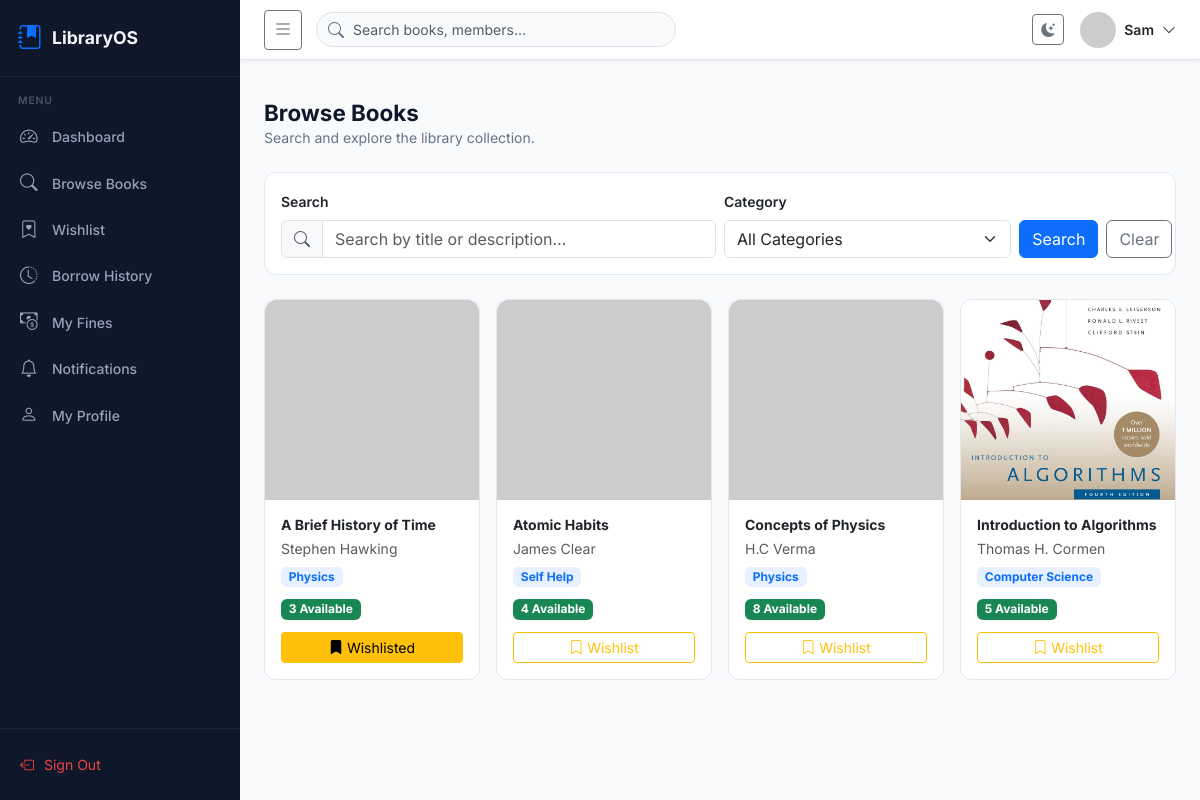
The app's page /student/books (signed in) with its own data.
### models/core.py (models this page shows, shortened)
class User(db.Model, UserMixin):
    __tablename__ = "users"
    id             = db.Column(db.Integer, primary_key=True)
    full_name      = db.Column(db.String(120), nullable=False)
    email          = db.Column(db.String(150), unique=True, nullable=False, index=True)
    password_hash  = db.Column(db.String(256), nullable=False)
    phone          = db.Column(db.String(15))
    avatar         = db.Column(db.String(255), default="default_avatar.png")
    role_id        = db.Column(db.Integer, db.ForeignKey("roles.id"), nullable=False)
    role           = db.relationship("Role", back_populates="users")
    student_id     = db.Column(db.String(50), unique=True, nullable=True)
    department     = db.Column(db.String(100))
    semester       = db.Column(db.Integer)
    is_active      = db.Column(db.Boolean, default=True, nullable=False)
    email_verified = db.Column(db.Boolean, default=False)
    reset_token        = db.Column(db.String(256), nullable=True)
    reset_token_expiry = db.Column(db.DateTime, nullable=True)
    created_at     = db.Column(db.DateTime, default=lambda: datetime.now(timezone.utc))
    updated_at     = db.Column(db.DateTime, default=lambda: datetime.now(timezone.utc),
                               onupdate=lambda: datetime.now(timezone.utc))
    borrow_records = db.relationship("BorrowRecord", back_populates="user",
                                     foreign_keys="BorrowRecord.user_id", lazy="dynamic")
    reservations   = db.relationship("Reservation", back_populates="user",
                                     foreign_keys="Reservation.user_id", lazy="dynamic")
    wishlist       = db.relationship("Wishlist", back_populates="user",
                                     foreign_keys="Wishlist.user_id", lazy="dynamic")
    notifications  = db.relationship("Notification", back_populates="user",
                                     foreign_keys="Notification.user_id", lazy="dynamic")
    fine_payments  = db.relationship("FinePayment", back_populates="user",
                                     foreign_keys="FinePayment.user_id", lazy="dynamic")
    activity_logs  = db.relationship("ActivityLog", back_populates="user",
                                     foreign_keys="ActivityLog.user_id", lazy="dynamic")
    @property
    def is_super_admin(self):
        return self.role.name == "super_admin"
    @property
    def is_librarian(self):
        return self.role.name == "librarian"
    @property
    def is_student(self):
        return self.role.name == "student"

class Book(db.Model):
    __tablename__ = "books"
    id               = db.Column(db.Integer, primary_key=True)
    title            = db.Column(db.String(255), nullable=False, index=True)
    isbn             = db.Column(db.String(20), unique=True, nullable=True)
    description      = db.Column(db.Text)
    cover_image      = db.Column(db.String(255), default="default_cover.png")
    qr_code          = db.Column(db.String(255))
    total_copies     = db.Column(db.Integer, default=1, nullable=False)
    available_copies = db.Column(db.Integer, default=1, nullable=False)
    publisher        = db.Column(db.String(150))
    published_year   = db.Column(db.Integer)
    language         = db.Column(db.String(50), default="English")
    pages            = db.Column(db.Integer)
    edition          = db.Column(db.String(50))
    location         = db.Column(db.String(100))
    category_id      = db.Column(db.Integer, db.ForeignKey("categories.id"), nullable=False)
    author_id        = db.Column(db.Integer, db.ForeignKey("authors.id"), nullable=False)
    category         = db.relationship("Category", back_populates="books")
    author           = db.relationship("Author", back_populates="books")
    borrow_records   = db.relationship("BorrowRecord", back_populates="book", lazy="dynamic")
    reservations     = db.relationship("Reservation", back_populates="book", lazy="dynamic")
    wishlist_entries = db.relationship("Wishlist", back_populates="book", lazy="dynamic")
    created_at       = db.Column(db.DateTime, default=lambda: datetime.now(timezone.utc))
    @property
    def is_available(self):
        return self.available_copies > 0

class Author(db.Model):
    __tablename__ = "authors"
    id    = db.Column(db.Integer, primary_key=True)
    name  = db.Column(db.String(150), nullable=False, index=True)
    bio   = db.Column(db.Text)
    books = db.relationship("Book", back_populates="author", lazy="dynamic")

class Category(db.Model):
    __tablename__ = "categories"
    id          = db.Column(db.Integer, primary_key=True)
    name        = db.Column(db.String(100), unique=True, nullable=False)
    description = db.Column(db.Text)
    icon        = db.Column(db.String(50), default="bi-book")
    books       = db.relationship("Book", back_populates="category", lazy="dynamic")

### routes/student.py (the view)
@student_bp.route("/books")
@login_required
@student_required
def books():
    page        = request.args.get("page", 1, type=int)
    search      = request.args.get("search", "")
    category_id = request.args.get("category", None, type=int)
    pagination  = get_available_books(
        page=page, per_page=12,
        search=search, category_id=category_id
    )
    categories  = Category.query.order_by(Category.name).all()
    from models import Wishlist
    wishlist_book_ids = {
        w.book_id for w in
        Wishlist.query.filter_by(user_id=current_user.id).all()
    }
    return render_template(
        "student/books.html",
        pagination       = pagination,
        books            = pagination.items,
        categories       = categories,
        search           = search,
        category_id      = category_id,
        wishlist_book_ids= wishlist_book_ids,
    )

### app.py (called while the page is built)
def _configure_login_manager(app):
    login_manager.init_app(app)
    login_manager.login_view = "auth.login"
    login_manager.login_message = "Please log in to access this page."
    login_manager.login_message_category = "warning"
    @login_manager.user_loader
    def load_user(user_id):
        return db.session.get(User, int(user_id))

### routes/student.py (called while the page is built)
def student_required(f):
    from functools import wraps
    @wraps(f)
    def decorated(*args, **kwargs):
        if not current_user.is_authenticated or not current_user.is_student:
            abort(403)
        return f(*args, **kwargs)
    return decorated

### services/student_service.py (called while the page is built)
def get_available_books(page: int = 1, per_page: int = 12,
                        search: str = "", category_id: int = None):
    from models import Category
    query = Book.query
    if search:
        query = query.filter(
            Book.title.ilike(f"%{search}%") |
            Book.description.ilike(f"%{search}%")
        )
    if category_id:
        query = query.filter_by(category_id=category_id)
    return query.order_by(Book.title.asc()).paginate(
        page=page, per_page=per_page, error_out=False
    )

### templates/student/books.html (shortened to what this page needs)
{% extends "shared/base.html" %}
{% block content %}
<div class="mb-4">
  <h1 class="page-title mb-0">Browse Books</h1>
  <p class="page-subtitle">Search and explore the library collection.</p>
</div>
<div class="card p-3 mb-4">
  <form method="GET" class="row g-2 align-items-end">
    <div class="col-md-6">
      <label class="form-label small fw-semibold">Search</label>
      <div class="input-group">
        <span class="input-group-text bg-light">
          <i class="bi bi-search text-muted"></i>
        </span>
        <input type="text" name="search" value="{{ search }}"
               class="form-control"
               placeholder="Search by title or description…" />
      </div>
    </div>
    <div class="col-md-4">
      <label class="form-label small fw-semibold">Category</label>
      <select name="category" class="form-select">
        <option value="">All Categories</option>
      </select>
    </div>
    <div class="col-md-2 d-flex gap-2">
      <button type="submit" class="btn btn-primary w-100">
        Search
      </button>
      <a href="{{ url_for('student.books') }}"
         class="btn btn-outline-secondary w-100">Clear</a>
    </div>
  </form>
</div>
{% if books %}
<div class="row g-3">
  {% for book in books %}
  <div class="col-6 col-md-4 col-lg-3">
    <div class="card h-100 book-card">
      <img src="{{ url_for('static', filename='uploads/' ~ book.cover_image) }}"
           alt="{{ book.title }}"
           style="width:100%;height:200px;object-fit:cover;
                  border-radius:12px 12px 0 0;"
           onerror="this.src='https://placehold.co/200x200/4f46e5/fff?text=📖'" />
      <div class="card-body p-3 d-flex flex-column">
        <h6 class="fw-bold mb-1" style="font-size:.875rem;line-height:1.3">
          {{ book.title[:40] }}
        </h6>
        <p class="text-muted small mb-2">{{ book.author.name }}</p>
        <span class="badge bg-primary bg-opacity-10 text-primary
                     mb-2 align-self-start">
          {{ book.category.name }}
        </span>
        <div class="mt-auto">
          {% if book.is_available %}
            <span class="badge bg-success mb-2">
              {{ book.available_copies }} Available
            </span>
          {% else %}
            <span class="badge bg-danger mb-2">Unavailable</span>
          {% endif %}
          <div class="mt-1">
            {% if book.id in wishlist_book_ids %}
              <form method="POST"
                    action="{{ url_for('student.wishlist_remove',
                                      book_id=book.id) }}">
                <button type="submit"
                        class="btn btn-sm btn-warning w-100">
                  <i class="bi bi-bookmark-fill me-1"></i>Wishlisted
                </button>
              </form>
            {% else %}
              <form method="POST"
                    action="{{ url_for('student.wishlist_add',
                                      book_id=book.id) }}">
                <button type="submit"
                        class="btn btn-sm btn-outline-warning w-100">
                  <i class="bi bi-bookmark me-1"></i>Wishlist
                </button>
              </form>
            {% endif %}
          </div>
        </div>
      </div>
    </div>
  </div>
  {% endfor %}
</div>
{% endif %}
{% endblock %}

### templates/shared/base.html (shortened to what this page needs)
<!DOCTYPE html>
<html lang="en" data-bs-theme="light">
<head>
  <link rel="stylesheet" href="https://cdn.jsdelivr.net/npm/bootstrap@5.3.3/dist/css/bootstrap.min.css" />
  <link rel="stylesheet" href="https://cdn.jsdelivr.net/npm/bootstrap-icons@1.11.3/font/bootstrap-icons.min.css" />
  <link rel="stylesheet" href="{{ url_for('static', filename='css/main.css') }}" />
</head>
<body>
{% if current_user.is_authenticated %}
<nav class="sidebar" id="sidebar">
  <div class="sidebar-brand">
    <i class="bi bi-journal-bookmark-fill text-primary fs-4"></i>
    <span class="brand-text">LibraryOS</span>
  </div>
  <div class="sidebar-section-label">MENU</div>
  <ul class="sidebar-nav">
    {% if current_user.is_super_admin %}
      {% include "shared/_sidebar_admin.html" %}
    {% elif current_user.is_librarian %}
      {% include "shared/_sidebar_librarian.html" %}
    {% else %}
      {% include "shared/_sidebar_student.html" %}
    {% endif %}
  </ul>
  <div class="sidebar-bottom">
    <a href="{{ url_for('auth.logout') }}" class="sidebar-logout">
      <i class="bi bi-box-arrow-left"></i> Sign Out
    </a>
  </div>
</nav>
<div class="main-content" id="mainContent">
  <header class="topbar">
    <button class="btn btn-sm btn-outline-secondary" id="sidebarToggle">
      <i class="bi bi-list fs-5"></i>
    </button>
    <div class="topbar-search">
      <i class="bi bi-search"></i>
      <input type="text" placeholder="Search books, members…" class="form-control" />
    </div>
    <div class="topbar-right ms-auto d-flex align-items-center gap-3">
      <button class="btn btn-sm btn-outline-secondary" id="themeToggle">
        <i class="bi bi-moon-stars-fill" id="themeIcon"></i>
      </button>
      <div class="dropdown">
        <button class="btn p-0 border-0 d-flex align-items-center gap-2" data-bs-toggle="dropdown">
          <img src="https://ui-avatars.com/api/?name={{ current_user.full_name|urlencode }}&background=4f46e5&color=fff&size=36"
               alt="avatar" class="avatar-sm rounded-circle" />
          <span class="d-none d-md-inline small fw-semibold">{{ current_user.full_name }}</span>
          <i class="bi bi-chevron-down small"></i>
        </button>
      </div>
    </div>
  </header>
  <div class="flash-container px-4 pt-3">
  </div>
  <main class="page-body px-4 pb-4">
    {% block content %}{% endblock %}
  </main>
</div>
{% endif %}
</body>
</html>

### templates/shared/_sidebar_student.html
<li class="nav-item">
  <a href="{{ url_for('student.dashboard') }}" class="nav-link">
    <i class="bi bi-speedometer2"></i><span>Dashboard</span>
  </a>
</li>
<li class="nav-item">
  <a href="{{ url_for('student.books') }}" class="nav-link">
    <i class="bi bi-search"></i><span>Browse Books</span>
  </a>
</li>
<li class="nav-item">
  <a href="{{ url_for('student.wishlist') }}" class="nav-link">
    <i class="bi bi-bookmark-heart"></i><span>Wishlist</span>
  </a>
</li>
<li class="nav-item">
  <a href="{{ url_for('student.history') }}" class="nav-link">
    <i class="bi bi-clock-history"></i><span>Borrow History</span>
  </a>
</li>
<li class="nav-item">
  <a href="{{ url_for('student.fines') }}" class="nav-link">
    <i class="bi bi-cash-coin"></i><span>My Fines</span>
  </a>
</li>
<li class="nav-item">
  <a href="{{ url_for('student.notifications') }}" class="nav-link">
    <i class="bi bi-bell"></i><span>Notifications</span>
  </a>
</li>
<li class="nav-item">
  <a href="{{ url_for('student.profile') }}" class="nav-link">
    <i class="bi bi-person"></i><span>My Profile</span>
  </a>
</li>

### static/css/main.css (style rules this page uses)
:root { --primary: #4f46e5; --sidebar-bg: #0f172a; --sidebar-text: #94a3b8; --sidebar-w: 240px; --sidebar-w-collapsed: 68px; --topbar-h: 60px; --body-bg: #f8fafc; --card-bg: #ffffff; --border: #e2e8f0; --text-primary: #0f172a; --text-muted: #64748b; --radius: 12px; --font: 'Inter', system-ui, sans-serif; }
body { font-family: var(--font); background: var(--body-bg); color: var(--text-primary); margin: 0; }
.sidebar { position: fixed; top: 0; left: 0; width: var(--sidebar-w); height: 100vh; background: var(--sidebar-bg); display: flex; flex-direction: column; z-index: 1000; overflow: hidden; transition: width .25s ease; }
.sidebar-brand { display: flex; align-items: center; gap: 10px; padding: 20px 18px; border-bottom: 1px solid rgba(255,255,255,.06); white-space: nowrap; }
.brand-text { font-size: 1.1rem; font-weight: 700; color: #f1f5f9; }
.sidebar-section-label { font-size: .65rem; font-weight: 600; letter-spacing: .08em; color: #475569; padding: 16px 18px 6px; white-space: nowrap; }
.sidebar-nav { list-style: none; padding: 0 10px; margin: 0; flex: 1; overflow-y: auto; }
.sidebar-nav .nav-link { display: flex; align-items: center; gap: 12px; padding: 9px 10px; border-radius: 8px; color: var(--sidebar-text); font-size: .875rem; font-weight: 500; text-decoration: none; white-space: nowrap; margin-bottom: 2px; transition: all .2s; }
.sidebar-nav .nav-link i { font-size: 1.1rem; min-width: 20px; }
.sidebar-bottom { padding: 16px 10px; border-top: 1px solid rgba(255,255,255,.06); }
.sidebar-logout { display: flex; align-items: center; gap: 10px; color: #ef4444; font-size: .875rem; padding: 9px 10px; border-radius: 8px; text-decoration: none; white-space: nowrap; }
.main-content { margin-left: var(--sidebar-w); min-height: 100vh; transition: margin-left .25s; }
.topbar { position: sticky; top: 0; height: var(--topbar-h); background: var(--card-bg); border-bottom: 1px solid var(--border); display: flex; align-items: center; gap: 14px; padding: 0 24px; z-index: 900; box-shadow: 0 1px 3px rgba(0,0,0,.08); }
.topbar-search { position: relative; flex: 1; max-width: 360px; }
.topbar-search i { position: absolute; left: 12px; top: 50%; transform: translateY(-50%); color: var(--text-muted); }
.topbar-search .form-control { padding-left: 36px; border-radius: 20px; background: var(--body-bg); color: var(--text-primary); font-size: .875rem; }
.page-body { padding-top: 24px; }
.page-title { font-size: 1.4rem; font-weight: 700; }
.page-subtitle { font-size: .875rem; color: var(--text-muted); }
.avatar-sm { width: 36px; height: 36px; object-fit: cover; }
.card { background: var(--card-bg); border: 1px solid var(--border); border-radius: var(--radius); }

### records on screen
User: full_name "Sam"
Book: title "A Brief History of Time", author.name "Stephen Hawking", category.name "Physics", available_copies "3"
Book: title "Atomic Habits", author.name "James Clear", category.name "Self Help", available_copies "4"
Book: title "Concepts of Physics", author.name "H.C Verma", category.name "Physics", available_copies "8"
Book: cover_image (picture), title "Introduction to Algorithms", author.name "Thomas H. Cormen", category.name "Computer Science", available_copies "5"
